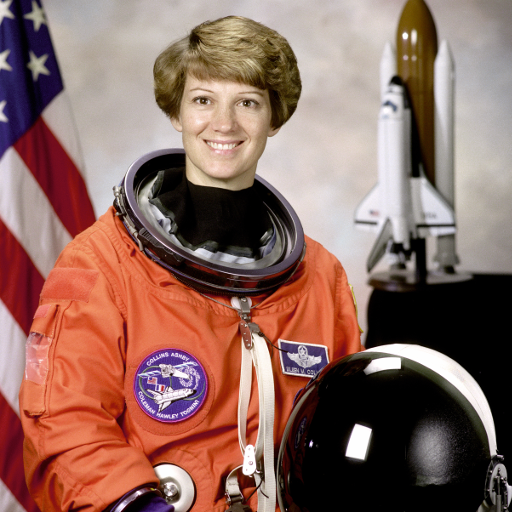
#> input picture skimage.data.astronaut(), 512 x 512 px
$ python benchmark.py
#> lines starting #> are read from the running program, lines starting #| are printed output that depends on the picture; after the words box and inside, x2 and y2 are one past the last pixel; in counts of white or black regions, pixels touching at a corner belong together
### experiments/EXP_ADAPTIVE_VTRACER_20261027/optimizer.py
"""Per-input bounded VTracer search using the immutable historical evaluator."""
# START CHANGE ADAPTIVE-RECOVERY | 2026-10-27T03:08:56Z | CREATED | Author: restore_execute
import argparse, json, shutil, sys, time
from pathlib import Path
from importlib.metadata import version
from PIL import Image
ROOT=Path(__file__).resolve().parent
sys.path.insert(0,str(ROOT.parent/'EXP_VTRACER_FIDELITY_20261024'/'src'))
from search import OWNER, prepare_input, run_trial

# [36 lines left out: functions canonical, pilots, neighborhood, not called in this run]

def optimize(source,output,max_candidates=24,max_seconds=720,alpha_policy='reject'):
    source=Path(source);out=Path(output)
    if out.exists() and any(out.iterdir()):raise FileExistsError('Output must be empty')
    if max_candidates<13 or max_seconds<=0:raise ValueError('Require >=13 candidates and positive time budget')
    if version('vtracer')!='1.0.0a4':raise RuntimeError('Pinned parameter surface requires vtracer 1.0.0a4')
    with Image.open(source) as im:
        if getattr(im,'n_frames',1)!=1 or min(im.size)<7:raise ValueError('Requires single frame, width and height >=7')
        if alpha_policy not in ('reject','white'):raise ValueError('Unknown alpha policy')
        if im.convert('RGBA').getchannel('A').getextrema()!=(255,255) and alpha_policy=='reject':raise ValueError('Transparency unsupported; explicitly choose white compositing')
    out.mkdir(parents=True,exist_ok=True);start=time.monotonic();rows=[];events=[];seen=set()
    norm=prepare_input(source,out/'normalized.png');norm['requested_alpha_policy']=alpha_policy
    (out/'normalization.json').write_text(json.dumps(norm,indent=2))
    (out/'plan.json').write_text(json.dumps({'pilots':pilots(),'max_candidates':max_candidates,'max_seconds':max_seconds,'stagnation_rounds':2,'minimum_improvement':1e-5,'budget':'dispatch deadline; current worker may add180seconds'},indent=2))
    def budget():return len(rows)>=max_candidates or time.monotonic()-start>=max_seconds
    # [6 lines left out: function trial, not called in this run]
    for c in pilots():
        if budget():break
        trial(c,'pilot')
    stale=0;stop='budget'
    while not budget():
        good=sorted((r for r in rows if r['status']=='ok'),key=lambda r:-r['score'])
        if not good:stop='all_failed';break
        if good[0]['score']>=1-1e-12:stop='perfect_numeric_score';break
        previous=good[0]['score'];leaders={}
        for r in good:leaders.setdefault(r['config']['clustering'],r)
        attempted=False
        for r in leaders.values():
            if budget():break
            for c in neighborhood(r['config']):
                if trial(c,'adaptive'):attempted=True;break
        if not attempted:stop='neighborhood_exhausted';break
        current=max(r.get('score',0) for r in rows)
        stale=stale+1 if current-previous<1e-5 else 0
        if stale>=2:stop='stagnation';break
    ranked=sorted((r for r in rows if r['status']=='ok'),key=lambda r:(-r['score'],r['trial']))
    result={'ranked':ranked,'failed':[r for r in rows if r['status']!='ok'],'events':events,'stop_reason':stop,'search_wall_seconds':time.monotonic()-start,'evaluated_candidates':len(rows),'families_evaluated':sorted({r['config']['clustering'] for r in rows})}
    (out/'ranking.json').write_text(json.dumps(result,indent=2));(out/'search_events.json').write_text(json.dumps(events,indent=2))
    if ranked:
        for a,b in [('output.svg','best.svg'),('render.png','best.png')]:shutil.copyfile(out/ranked[0]['trial']/a,out/b)
        (out/'best_config.json').write_text(json.dumps(ranked[0]['config'],indent=2))
    return result

# [3 lines that do not run on import are left out]
# END CHANGE ADAPTIVE-RECOVERY | 2026-10-27T03:08:56Z | CREATED | Author: restore_execute

### experiments/EXP_ADAPTIVE_VTRACER_20261027/benchmark.py
"""Frozen native-resolution suite; no filename-specific search configuration."""
# START CHANGE ADAPTIVE-SUITE | 2026-10-27T03:08:56Z | CREATED | Author: restore_execute
from pathlib import Path
import json, hashlib, argparse
from concurrent.futures import ThreadPoolExecutor,as_completed
import numpy as np
from PIL import Image,ImageDraw
from skimage import data
from optimizer import optimize,ROOT
OLD=ROOT.parent/'EXP_VTRACER_FIDELITY_20261024'

def fixtures():
    p=ROOT/'unseen';p.mkdir(exist_ok=True);manifest=[]
    y,x=np.mgrid[:192,:256];shade=np.exp(-((x-130)**2/2600+(y-120)**2/350))
    rgb=np.stack([230-70*shade+x/30,225-65*shade+y/40,215-55*shade],2).clip(0,255).astype('uint8')
    images={'U01_smooth_shadow':Image.fromarray(rgb),'U02_fine_monochrome':Image.new('RGB',(256,192),'white')}
    d=ImageDraw.Draw(images['U02_fine_monochrome'])
    for k in range(15):d.line([(10,8+k*11),(240,12+k*11)],fill='black',width=1+k%3)
    rng=np.random.default_rng(26026);images['U03_color_texture']=Image.fromarray(rng.integers(0,256,(192,256,3),dtype='uint8'))
    alpha=Image.fromarray(rgb).convert('RGBA');alpha.putalpha(Image.fromarray((x/255*255).astype('uint8')));images['U04_partial_alpha']=alpha
#> after `alpha = Image.fromarray(rgb).convert('RGBA')`:
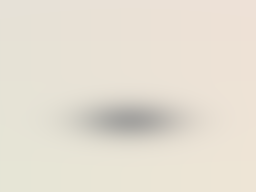
#> alpha: PIL image 256x192 RGBA; mean R, G, B, A 229.5, 222.9, 210.9, 255
#> after `alpha.putalpha(Image.fromarray((x / 255 * 255).astype('uint8')))`:
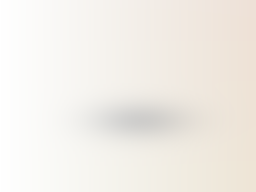
#> alpha: PIL image 256x192 RGBA; mean R, G, B, A 229.5, 222.9, 210.9, 127.5; transparent parts drawn white
    images['U05_astronaut']=Image.fromarray(data.astronaut());images['U06_brick']=Image.fromarray(data.brick())
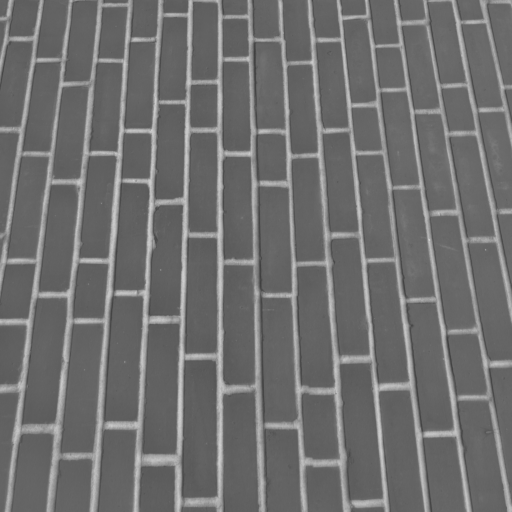
#> input picture skimage.data.brick(), 512 x 512 px
    for name,im in images.items():
        f=p/(name+'.png')
        if not f.exists():im.save(f)
        manifest.append({'id':name,'file':f.name,'sha256':hashlib.sha256(f.read_bytes()).hexdigest(),'size':im.size,'alpha_policy':'white' if name=='U04_partial_alpha' else 'reject','split':'new_real' if name in ('U05_astronaut','U06_brick') else 'new_synthetic'})
#> this loop made 6 passes
#> name on passes 1 to 6: 'U01_smooth_shadow', 'U02_fine_monochrome', 'U03_color_texture', 'U04_partial_alpha', 'U05_astronaut', 'U06_brick'
#> pass 2, in fixtures, `if not f.exists():im.save(f)`:
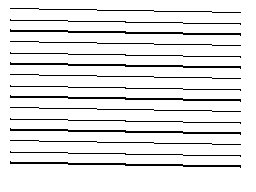
#> saved as U02_fine_monochrome.png: PIL image 256x192 RGB; 90.5% white; black in thin lines or dots, all inside (x1, y1, x2, y2) = (10, 8, 241, 168)
#> after the loop, manifest = 6 items
    (p/'manifest.json').write_text(json.dumps({'inputs':manifest,'real_source':'scikit-image0.26 bundled data; https://scikit-image.org/docs/stable/api/skimage.data.html; astronaut NASA publicdomain, brick CC0Textures CC0; native dimensions unchanged'},indent=2))
    return manifest

def execute(item):
    source,split,alpha=item;out=ROOT/'results'/source.stem
    if (out/'ranking.json').exists():return {'id':source.stem,'status':'reused_completed'}
    r=optimize(source,out,24,720,alpha)
    return {'id':source.stem,'split':split,'tested':r['evaluated_candidates'],'stop':r['stop_reason'],'status':'ok' if r['ranked'] else 'failed','metrics':r['ranked'][0]['metrics'] if r['ranked'] else None}

if __name__=='__main__':
    p=argparse.ArgumentParser();p.add_argument('--workers',type=int,default=2);a=p.parse_args()
    records=fixtures();items=[(x,'historical12','reject') for x in sorted((OLD/'inputs').glob('*.png'))]+[(ROOT/'unseen'/r['file'],r['split'],r['alpha_policy']) for r in records]
#> after `records = fixtures()`: records = 6 items
#> after `items = [(x, 'historical12', 'reject') for x in sorted((OLD / 'inputs'`: items = 6 items
    (ROOT/'reports/protocol.json').write_text(json.dumps({'optimizer_sha256':hashlib.sha256((ROOT/'optimizer.py').read_bytes()).hexdigest(),'cases':[str(x[0]) for x in items],'max_candidates':24,'dispatch_seconds':720,'frozen_before_run':True},indent=2))
    failures=[]
    with ThreadPoolExecutor(max_workers=a.workers) as pool:
        jobs={pool.submit(execute,x):x for x in items}
#> jobs = 6 items
        for job in as_completed(jobs):
            try:r=job.result()
            except Exception as e:r={'id':str(jobs[job][0]),'status':'failed','error':repr(e)}
            print(json.dumps(r),flush=True)
            if r['status']=='failed':failures.append(r)
#> this loop made 6 passes
#| {"id": "experiments/EXP_ADAPTIVE_VTRACER_20261027/unseen/U02_fine_monochrome.png", "status": "failed", "error": "PackageNotFoundError('vtracer')"}
#| {"id": "experiments/EXP_ADAPTIVE_VTRACER_20261027/unseen/U06_brick.png", "status": "failed", "error": "PackageNotFoundError('vtracer')"}
#| {"id": "experiments/EXP_ADAPTIVE_VTRACER_20261027/unseen/U05_astronaut.png", "status": "failed", "error": "PackageNotFoundError('vtracer')"}
#| {"id": "experiments/EXP_ADAPTIVE_VTRACER_20261027/unseen/U03_color_texture.png", "status": "failed", "error": "PackageNotFoundError('vtracer')"}
#| {"id": "experiments/EXP_ADAPTIVE_VTRACER_20261027/unseen/U04_partial_alpha.png", "status": "failed", "error": "FileExistsError('Output must be empty')"}
#| {"id": "experiments/EXP_ADAPTIVE_VTRACER_20261027/unseen/U01_smooth_shadow.png", "status": "failed", "error": "PackageNotFoundError('vtracer')"}
#> after the loop, failures = 6 items
#> (the run stopped early here; a loop or call above may not have finished)
